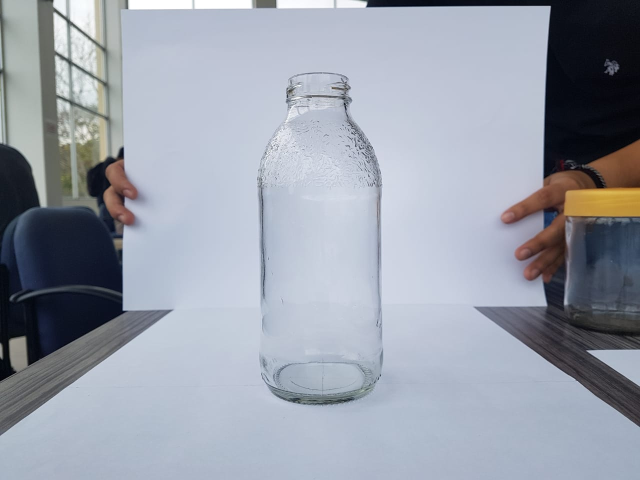
#> input picture img/muestra0.jpeg, 1280 x 960 px (shown at 1/2 size); its folder holds only this picture in this run
$ python preprocesamiento.py
#> lines starting #> are read from the running program, lines starting #| are printed output that depends on the picture; after the words box and inside, x2 and y2 are one past the last pixel; in counts of white or black regions, pixels touching at a corner belong together
import cv2
import numpy as np
import glob

rutas = glob.glob("img/*.jpeg")
for ruta in rutas:
    print(ruta)
    img = cv2.imread(ruta,0)
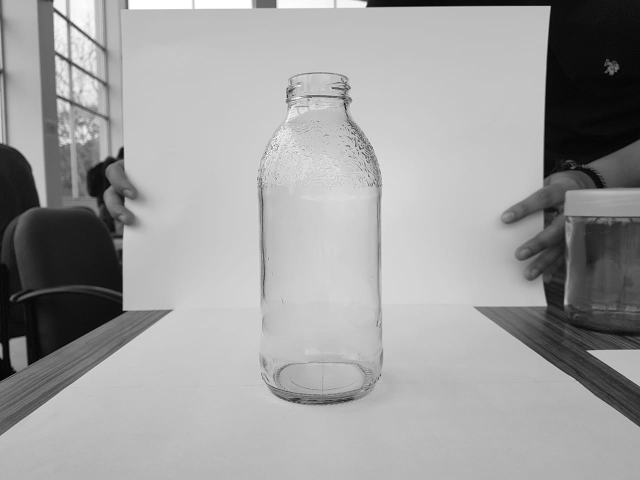
#> img: shape (960, 1280) (shown at 1/2 size); min 0, max 255, mean 158.7
    y, x = img.shape
#> y = 960; x = 1280
    ycenter = int(y/2)
#> ycenter = 480
    xcenter = int(x/2)
#> xcenter = 640
    kernel = np.ones((9,9),np.uint8)

    cropped = img[ycenter-350:ycenter+350, xcenter-200:xcenter+200]
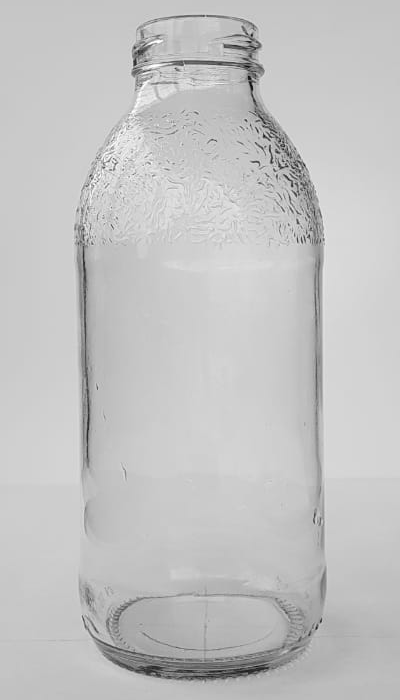
#> cropped: shape (700, 400); min 8, max 255, mean 195.3
    color =cv2.cvtColor(cropped,cv2.COLOR_GRAY2BGR)
    ret,thresh = cv2.threshold(cropped,75,255,cv2.THRESH_BINARY_INV)
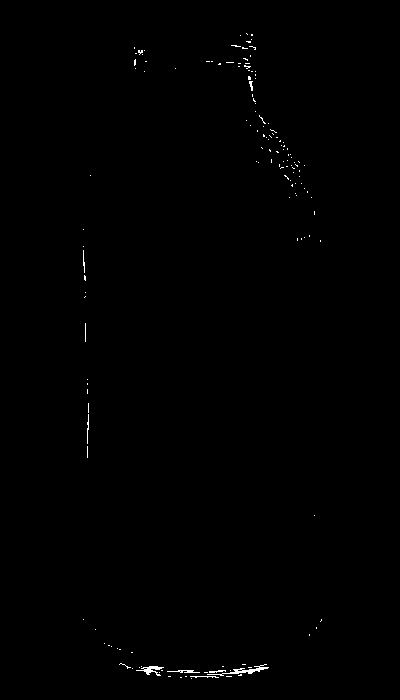
#> thresh: shape (700, 400); 0.33% white in thin lines or dots, all inside (x1, y1, x2, y2) = (83, 33, 322, 679)


    opening = cv2.morphologyEx(thresh, cv2.MORPH_OPEN, kernel)
#> opening: shape (700, 400); every value is 0
    closing = cv2.morphologyEx(opening, cv2.MORPH_CLOSE, kernel)


    contours, hierarchy = cv2.findContours(closing, cv2.RETR_EXTERNAL, cv2.CHAIN_APPROX_NONE)
#> contours = []

    if len(contours) != 0:
        # draw blue for all areas
        cv2.drawContours(color, contours, -1, 255, 3)

        #find the biggest area
        c = max(contours, key = cv2.contourArea)

        x,y,w,h = cv2.boundingRect(c)
        # rectangle for biggest area
        cv2.rectangle(color,(x,y),(x+w,y+h),(0,255,0),2)


    cv2.imshow("cropped", cropped)
    cv2.imshow("thresh", thresh)
    cv2.imshow("close", closing)
    cv2.imshow("rect", color)
    cv2.waitKey(0)
cv2.destroyAllWindows()

$ run again, on img/muestra4.jpeg
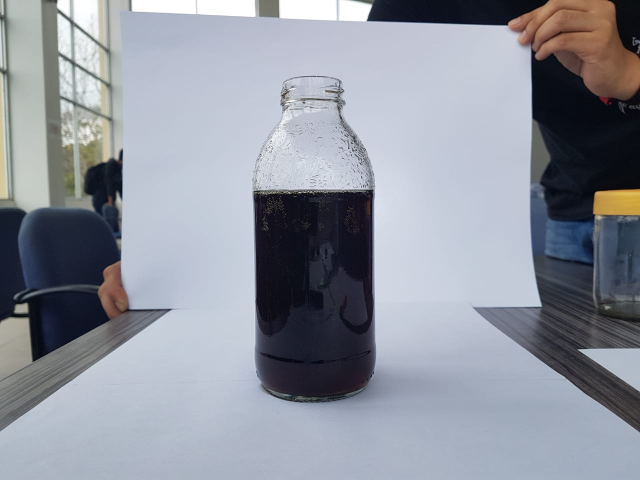
#> input picture img/muestra4.jpeg, 1280 x 960 px (shown at 1/2 size)
#> `ret,thresh = cv2.threshold(cropped,75,255,cv2.THRESH_BINARY_INV)`:
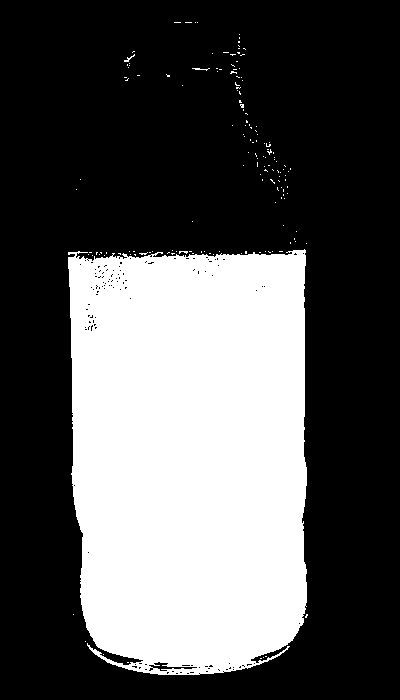
#> thresh: shape (700, 400); 33.4% white; 154 white regions (151 under 20 px), largest, box (x1, y1, x2, y2) and area: (68, 249, 307, 675) 93168, (124, 54, 135, 62) 25, (192, 68, 210, 71) 24
#> opening: shape (700, 400); 32.4% white; 2 white regions, box (x1, y1, x2, y2) and area: (68, 254, 307, 669) 90708, (107, 258, 119, 270) 143
#> closing: shape (700, 400); 32.5% white; 1 white region
#> contours = 1 contour; box (x1, y1, x2, y2) and area: (68, 254, 307, 669) 90452
#> c = contour of 1331 points, box (x1, y1, x2, y2) (68, 254, 307, 669), area 90452
#> `x,y,w,h = cv2.boundingRect(c)`: x = 68; y = 254; w = 239; h = 415
#> `cv2.rectangle(color,(x,y),(x+w,y+h),(0,255,0),2)`:
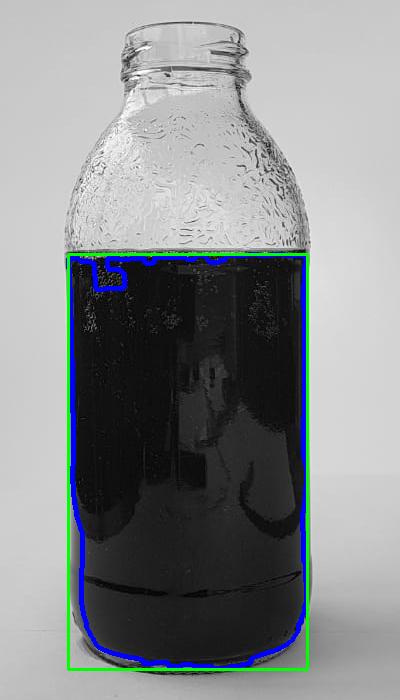
#> color: shape (700, 400, 3); mean B, G, R 141.1, 139.6, 136

$ run again, on img/muestra1.jpeg
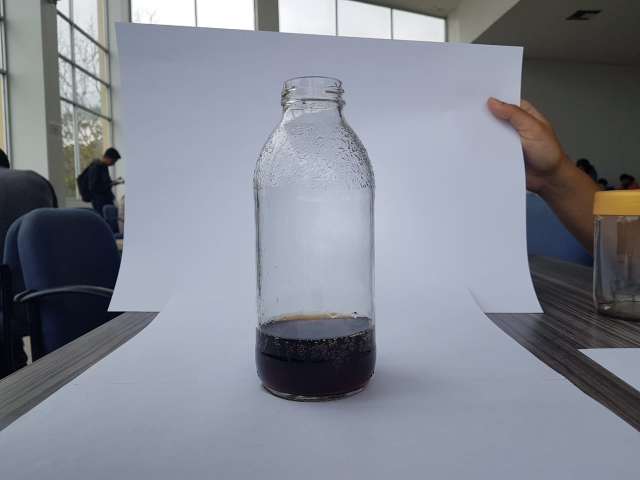
#> input picture img/muestra1.jpeg, 1280 x 960 px (shown at 1/2 size)
#> `ret,thresh = cv2.threshold(cropped,75,255,cv2.THRESH_BINARY_INV)`:
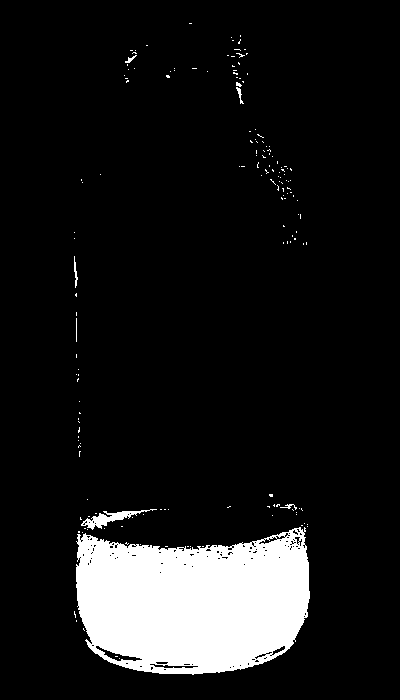
#> thresh: shape (700, 400); 10.1% white; 166 white regions (159 under 20 px), largest, box (x1, y1, x2, y2) and area: (76, 527, 310, 675) 27071, (81, 509, 157, 530) 469, (74, 256, 78, 288) 58
#> opening: shape (700, 400); 8.8% white; 3 white regions, box (x1, y1, x2, y2) and area: (76, 541, 309, 673) 24375, (79, 542, 88, 554) 108, (98, 516, 107, 525) 81
#> closing: shape (700, 400); 8.9% white; 2 white regions
#> contours = 2 contours; box (x1, y1, x2, y2) and area: (76, 541, 309, 673) 24365, (98, 516, 107, 525) 64
#> c = contour of 710 points, box (x1, y1, x2, y2) (76, 541, 309, 673), area 24365
#> `x,y,w,h = cv2.boundingRect(c)`: x = 76; y = 541; w = 233; h = 132
#> `cv2.rectangle(color,(x,y),(x+w,y+h),(0,255,0),2)`:
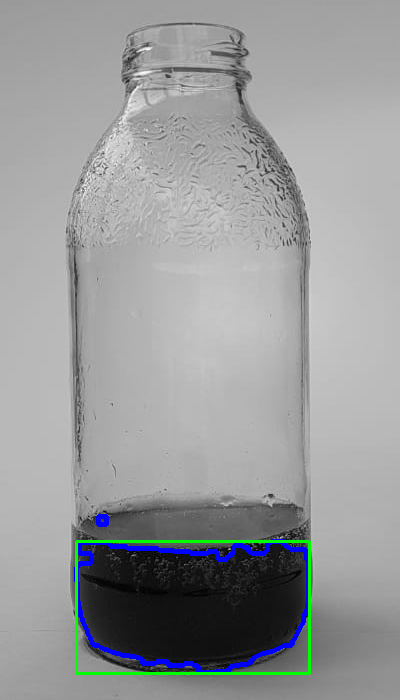
#> color: shape (700, 400, 3); mean B, G, R 154.7, 153.9, 151.9

$ run again, on img/muestra2.jpeg
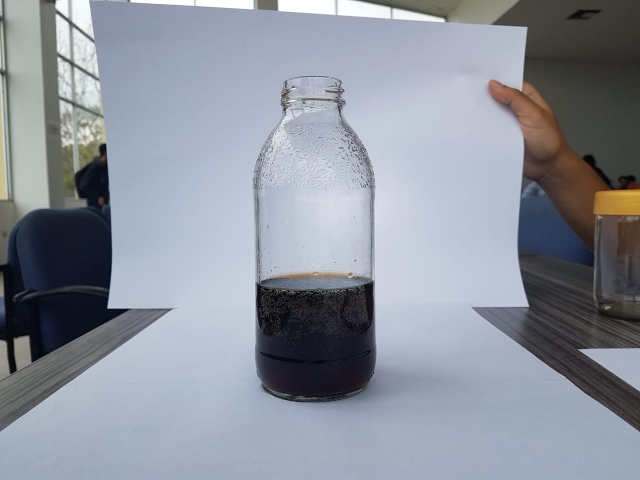
#> input picture img/muestra2.jpeg, 1280 x 960 px (shown at 1/2 size)
#> `ret,thresh = cv2.threshold(cropped,75,255,cv2.THRESH_BINARY_INV)`:
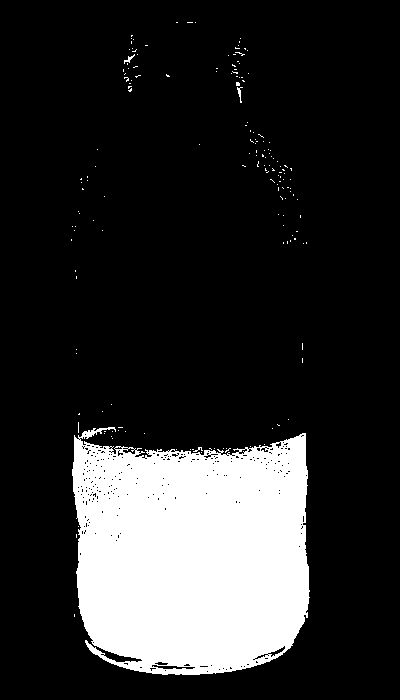
#> thresh: shape (700, 400); 17.6% white; 168 white regions (165 under 20 px), largest, box (x1, y1, x2, y2) and area: (72, 427, 310, 675) 48841, (237, 87, 243, 103) 36, (124, 54, 135, 64) 34
#> opening: shape (700, 400); 15.8% white; 2 white regions, box (x1, y1, x2, y2) and area: (77, 437, 309, 670) 43903, (73, 447, 87, 486) 455
#> closing: shape (700, 400); 16% white; 2 white regions
#> contours = 2 contours; box (x1, y1, x2, y2) and area: (77, 437, 309, 670) 43868, (73, 447, 87, 486) 408
#> c = contour of 930 points, box (x1, y1, x2, y2) (77, 437, 309, 670), area 43868
#> `x,y,w,h = cv2.boundingRect(c)`: x = 77; y = 437; w = 232; h = 233
#> `cv2.rectangle(color,(x,y),(x+w,y+h),(0,255,0),2)`:
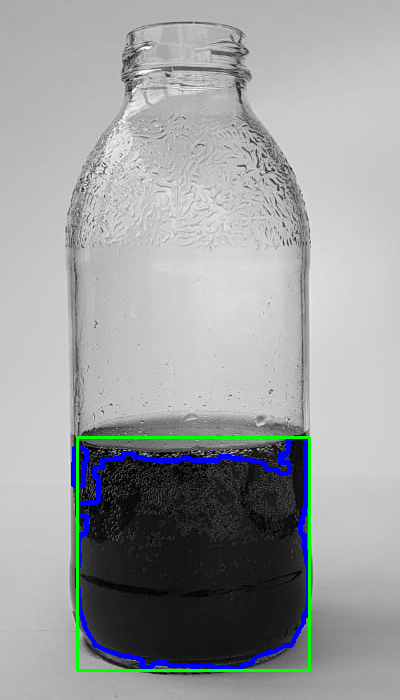
#> color: shape (700, 400, 3); mean B, G, R 160.4, 158.9, 156.4
